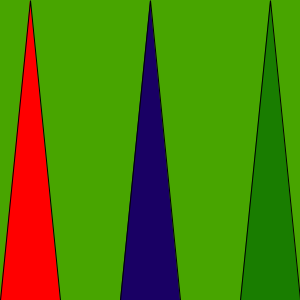
Frame 1 (no input)
Frame 60 (the mouse pressed at the canvas centre just before this capture): identical to frame 1, image omitted
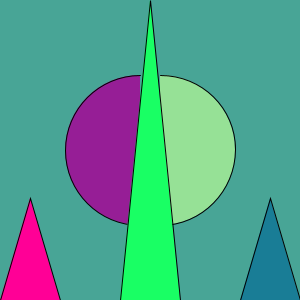
Frame 120 (the mouse held since frame 60 and released just before this capture)

The Processing sketch that drew these frames (run headless with seeded random() and noise(); from frame 60 on, the mouse is pressed at the canvas centre):

// Processing sketch: processing_35659
// ── processing_35659.pde

void setup () {
  size(300, 300);
}


void mouseDragged() {
  background(mouseX-4*mouseY, 0, mouseY-mouseX);
}

void draw() {
  background(72, 165, (mouseX+mouseY)/2);

  fill(mouseX, 30, mouseY);
  arc(140, 150, mouseX, mouseX, PI/2, (3*PI)/2);

  fill(mouseY, 225, mouseX);
  arc(160, 150, mouseY, mouseY, -PI/2, PI/2);


  fill(25, mouseX+mouseY, 100);
  triangle(120, 300, 150, 0, 180, 300);

  fill(255, 0, mouseX);
  triangle(0, 300, 30, 200*mouseY/(1+mouseX), 60, 300);

  fill(25, 125, mouseY);
  triangle(240, 300, 270, 200*mouseX/(1+mouseY), 300, 300);
}
